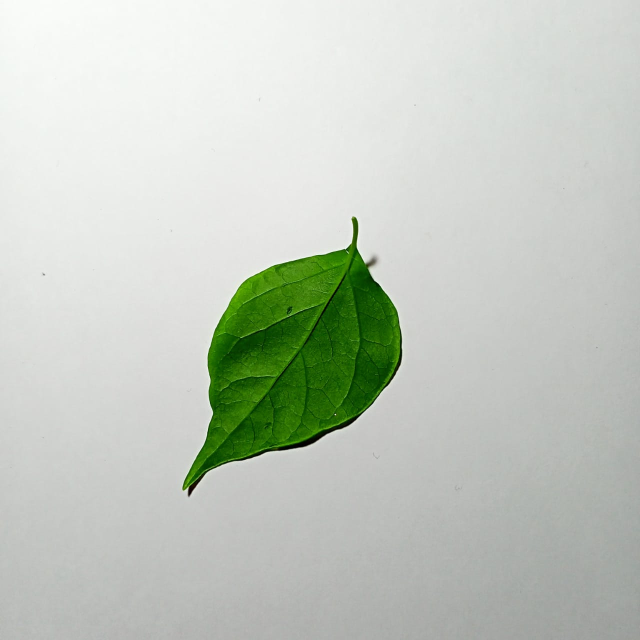
%> input picture data uji/bugenvil (1).jpg, 1280 x 1280 px (shown at 1/2 size); its folder holds 4 pictures in this run
$ octave pengujian.m   (GNU Octave 9; MATLAB toolbox functions it lacks are replaced by stand-ins)
%> lines starting %> are read from the running program, lines starting %| are printed output that depends on the picture; in (x1, y1, x2, y2) boxes, pixels count from 0 and x2, y2 are one past the last pixel; in counts of white or black regions, pixels touching at a corner belong together; the program's own positions count from 1
clc; clear; close all; warning off all;

nama_folder = 'data uji';
nama_file = dir(fullfile(nama_folder,'*.jpg'));
jumlah_file = numel(nama_file);

area = zeros(1,jumlah_file);
perimeter = zeros(1,jumlah_file);
metric = zeros(1,jumlah_file);
eccentricity = zeros(1,jumlah_file);

% pengolahan citra terhadap seluruh file
for n = 1 : jumlah_file
    % membaca file citra rgb
    I = imread(fullfile(nama_folder, nama_file(n).name));
%> I is the input picture: size 1280x1280x3 uint8; mean R, G, B 195.1, 201.9, 191.7
    %figure,imshow(I);

    % Gryscale
    G = rgb2gray(I);
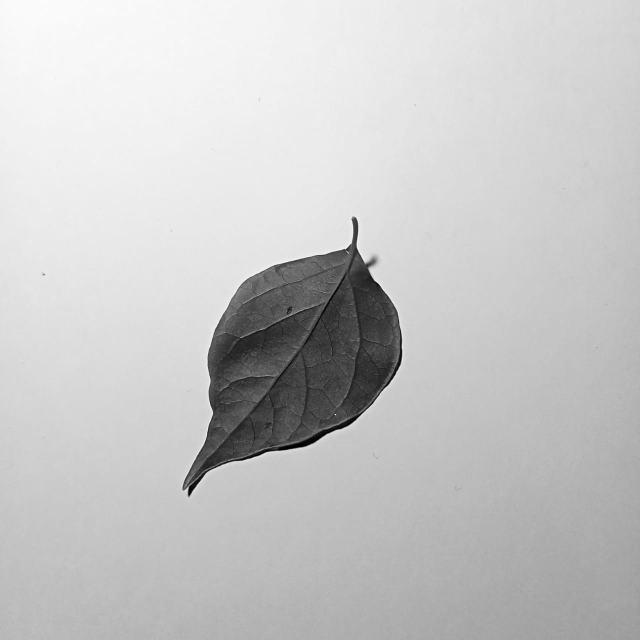
%> G: size 1280x1280 uint8 (shown at 1/2 size); min 0, max 253, mean 198.7
    %figure, imshow(G);

    % melakukan thresholding terhadap komponen read
    K = imbinarize(G,0.4);
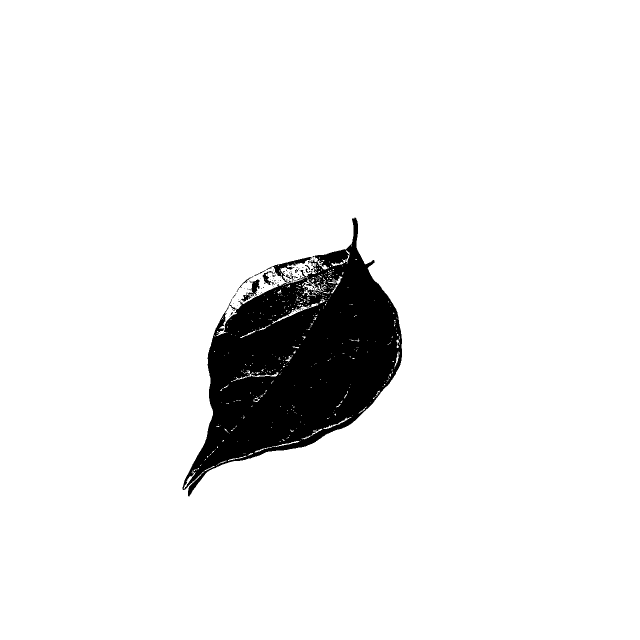
%> K: size 1280x1280 logical (shown at 1/2 size); 92.9% white; 88 black regions (81 under 20 px), largest, box (x1, y1, x2, y2) and area: (365, 435, 804, 993) 115784, (481, 558, 519, 603) 501, (525, 542, 546, 570) 218
    %figure, imshow(K);
    % melakukan operasi komplemen
    L = imcomplement(K);
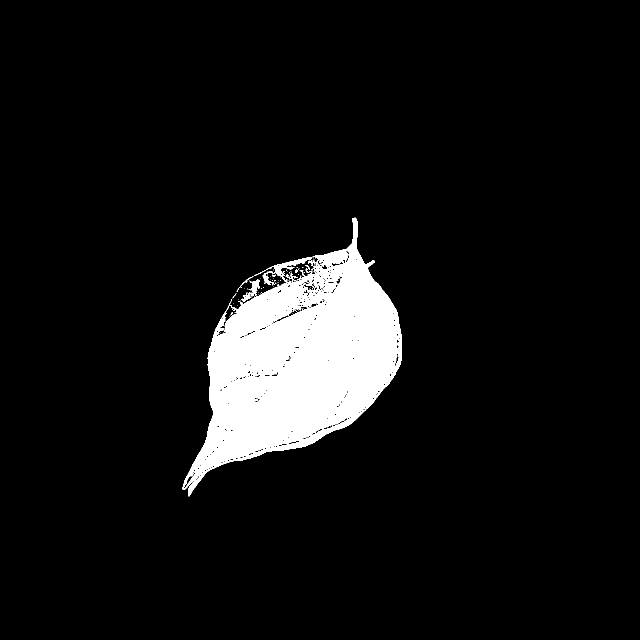
%> L: size 1280x1280 logical (shown at 1/2 size); 7.1% white; 88 white regions (81 under 20 px), largest, box (x1, y1, x2, y2) and area: (365, 435, 804, 993) 115784, (481, 558, 519, 603) 501, (525, 542, 546, 570) 218
    %figure, imshow(L);

    % melakukan croping
    C = imcrop(L, [1 1 1200 1400]);
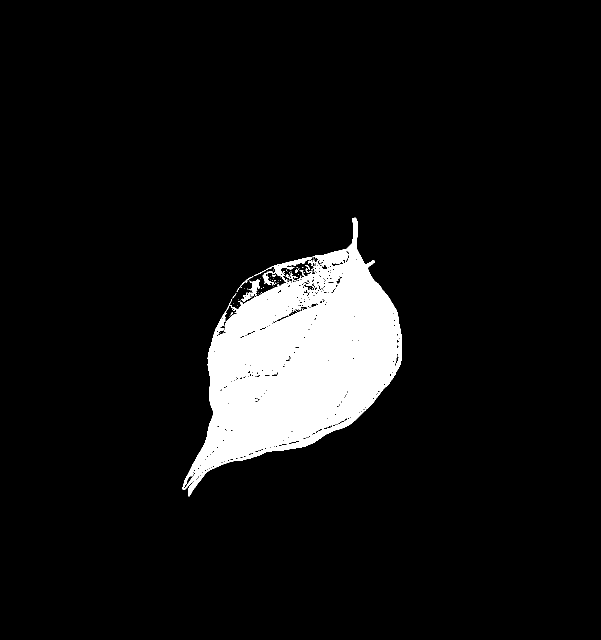
%> C: size 1280x1201 logical (shown at 1/2 size); 7.6% white; 88 white regions (81 under 20 px), largest, box (x1, y1, x2, y2) and area: (365, 435, 804, 993) 115784, (481, 558, 519, 603) 501, (525, 542, 546, 570) 218
    %figure, imshow(C);

    % melakukan operasi morfologi
    % 1. closing
    str = strel('disk',45);
    M = imclose(C,str);
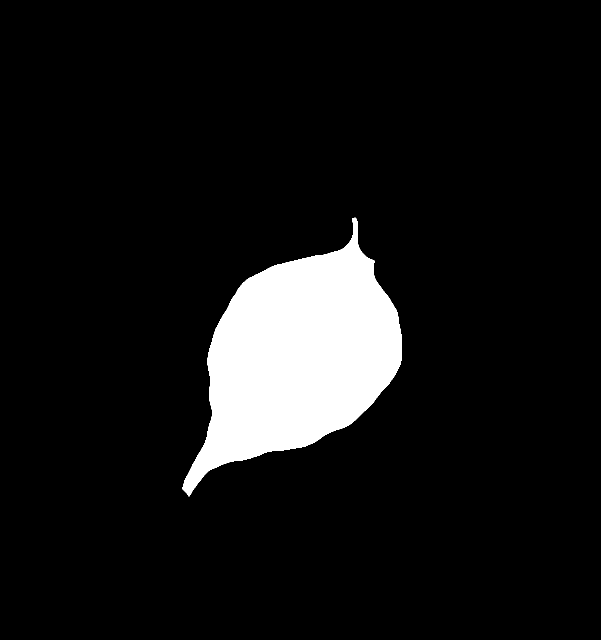
%> M: size 1280x1201 logical (shown at 1/2 size); 8.3% white; 1 white region, box (x1, y1, x2, y2) and area: (365, 435, 804, 993) 127657
    %figure, imshow(M);

    % 2. filling holse
    N = imfill(M, 'holes');
    %figure, imshow(N);

    % 3. area opening
    O = bwareaopen(N, 5000);
    %figure, imshow(O);

    % ekstrasi ciri
    stats = regionprops(O,'Area','Perimeter', 'Eccentricity');
%> stats = 1 region; Area, Eccentricity and Perimeter: 127657 0.746 1598.7
    area(n) = stats.Area;
    perimeter(n) = stats.Perimeter;
    metric(n) = 4*pi*area(n)/(perimeter(n)^2);
    eccentricity(n) = stats.Eccentricity;
end
%> pass 2 of the loop `for n = 1 : jumlah_file`:
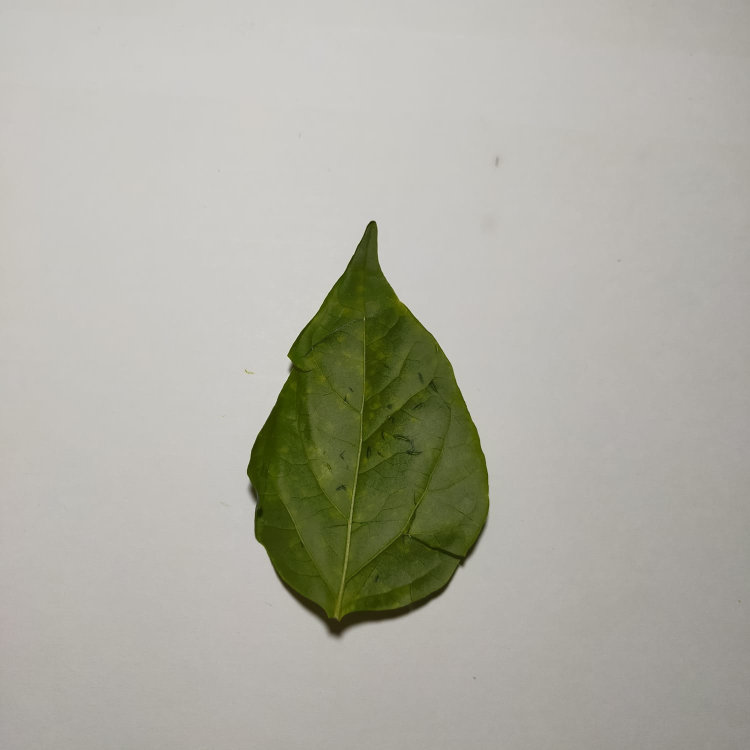
%> input picture data uji/bugenvil (10).jpg, 1500 x 1500 px (shown at 1/2 size)
%> I is the input picture: size 1500x1500x3 uint8; mean R, G, B 174.3, 173.6, 163
%> G: size 1500x1500 uint8
%> `K = imbinarize(G,0.4);`:
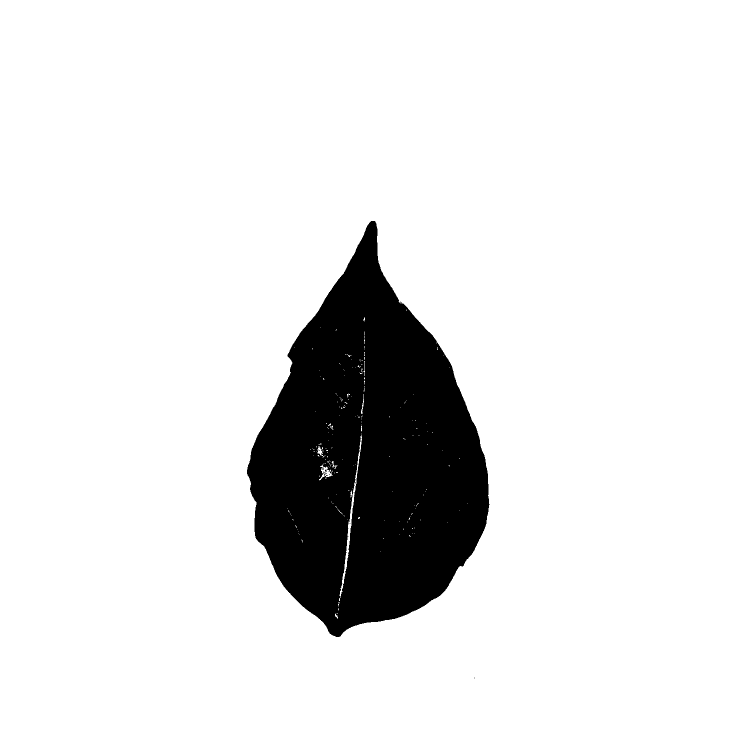
%> K: size 1500x1500 logical (shown at 1/2 size); 89.1% white; 14 black regions (13 under 20 px), largest, box (x1, y1, x2, y2) and area: (494, 442, 979, 1274) 245041
%> `M = imclose(C,str);`:
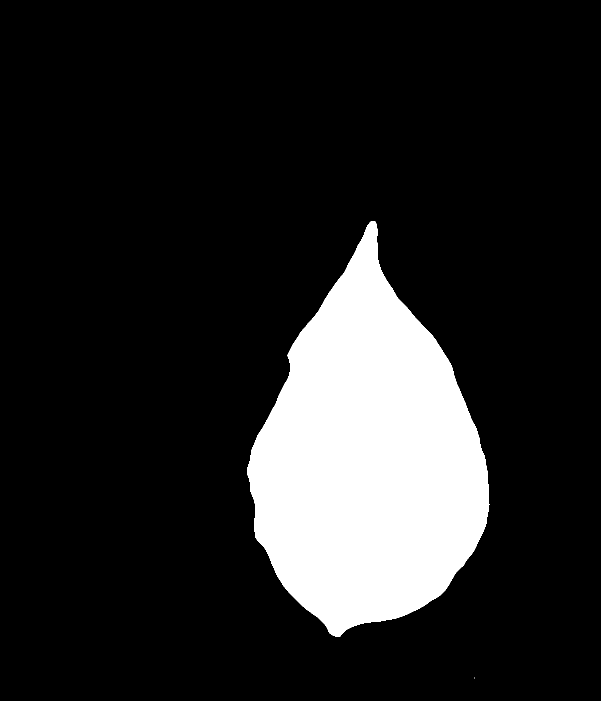
%> M: size 1401x1201 logical (shown at 1/2 size); 14.7% white; 2 white regions (1 under 20 px), largest, box (x1, y1, x2, y2) and area: (494, 442, 979, 1274) 247956
%> stats = 1 region; Area, Eccentricity and Perimeter: 247956 0.776 2037.4
%> pass 3 of the loop `for n = 1 : jumlah_file`:
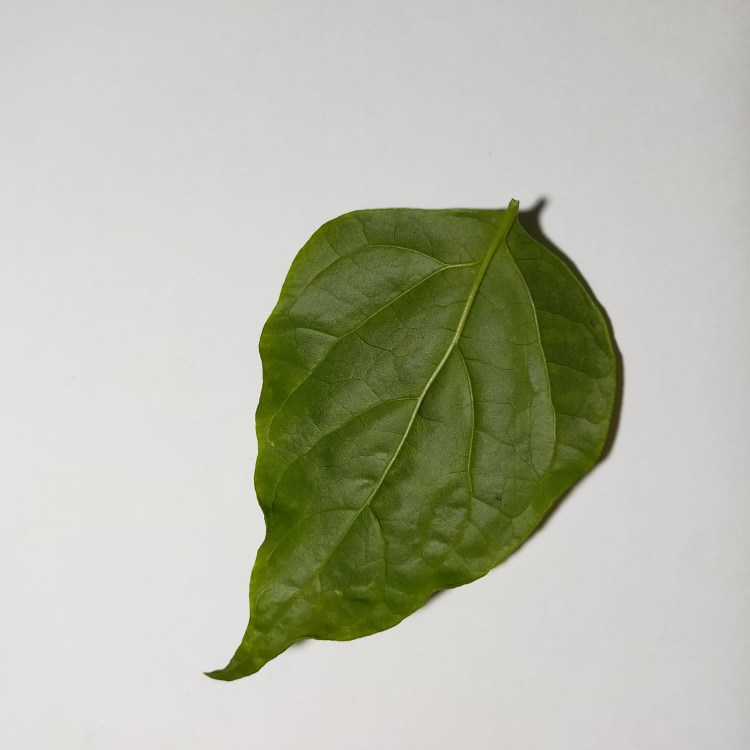
%> input picture data uji/bugenvil (11).jpg, 1500 x 1500 px (shown at 1/2 size)
%> I is the input picture: size 1500x1500x3 uint8; mean R, G, B 182.6, 185.3, 168.5
%> `K = imbinarize(G,0.4);`:
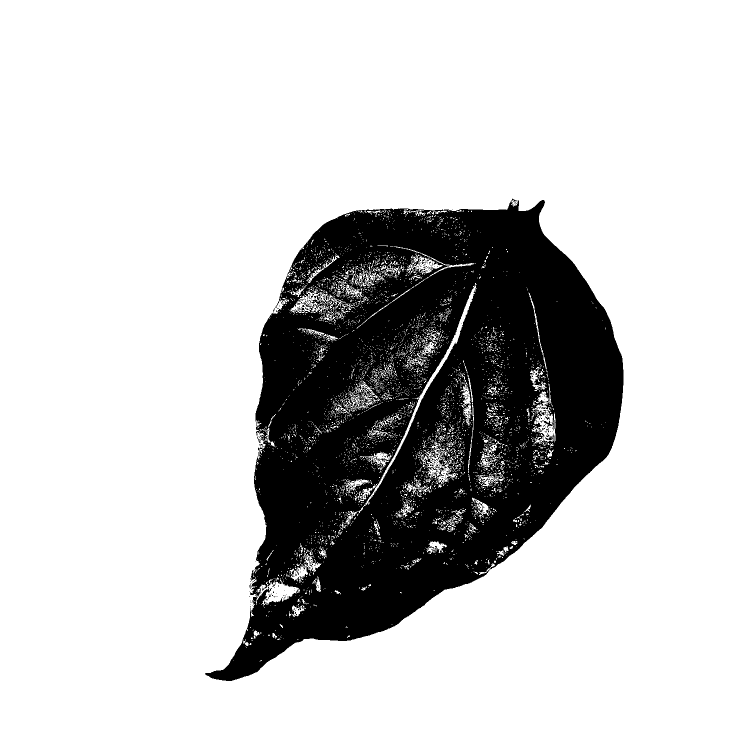
%> K: size 1500x1500 logical (shown at 1/2 size); 79.6% white; 349 black regions (341 under 20 px), largest, box (x1, y1, x2, y2) and area: (410, 397, 1247, 1362) 458300, (604, 607, 623, 614) 58, (1081, 820, 1093, 831) 47
%> C: size 1401x1201 logical; 26.7% white; 349 white regions (341 under 20 px), largest, box (x1, y1, x2, y2) and area: (410, 397, 1201, 1362) 448126, (604, 607, 623, 614) 58, (1081, 820, 1093, 831) 47
%> `M = imclose(C,str);`:
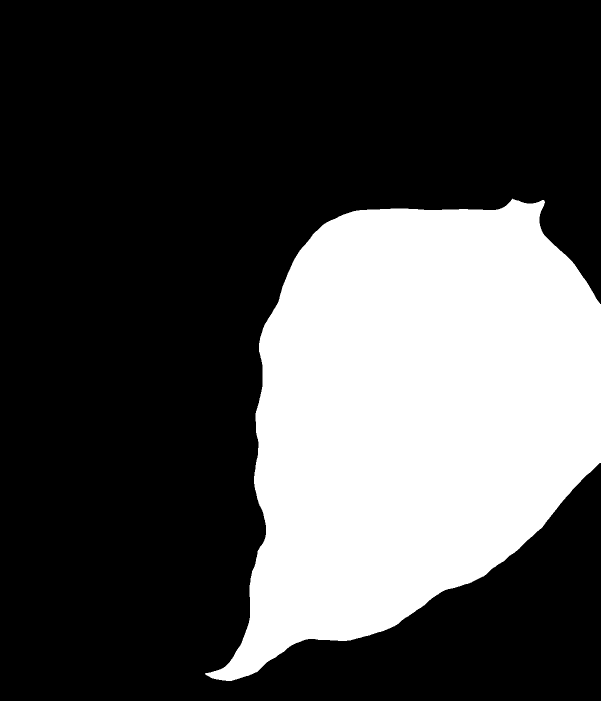
%> M: size 1401x1201 logical (shown at 1/2 size); 29.6% white; 1 white region, box (x1, y1, x2, y2) and area: (410, 397, 1201, 1362) 497767
%> stats = 1 region; Area, Eccentricity and Perimeter: 497767 0.724 2954.7
%> the loop made 4 passes; the first 3 are shown

% menysun variabel input
input = [metric;eccentricity];
% menyusun variabel target
target = zeros(1,25);
target(1:25) = 1;
target(26:50) = 2;

load net;

%membaca nilai keluaran janringan
%> (the run ends here)
